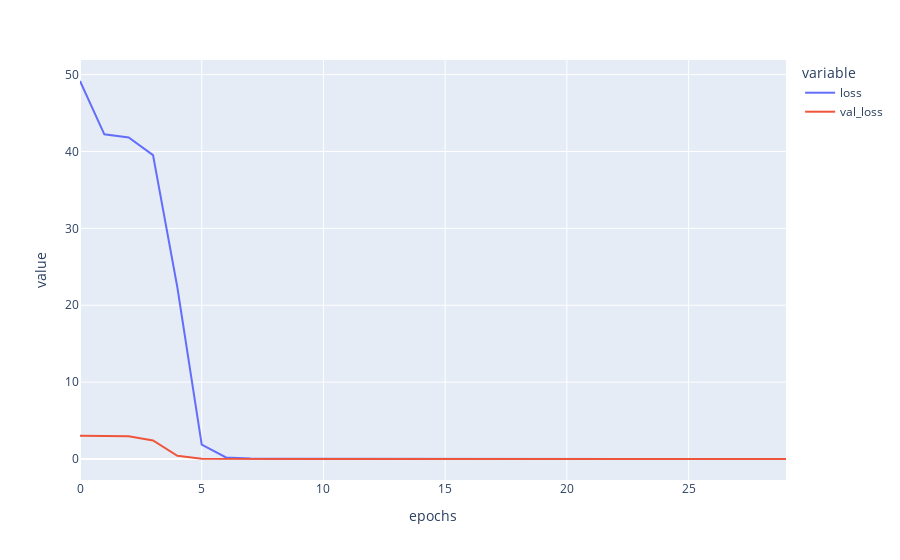

The notebook cell saved with this chart:
### Code cell
plot_df ={'loss': loss,
          'val_loss': val_loss,
         'epochs': np.arange(len(loss))}

fig = px.line(plot_df, x='epochs', y=['loss', 'val_loss'])
fig.show()

### Figure 1 — Plotly figure (JSON) as saved in the notebook; plotly's stock layout.template omitted (floating-point values rounded to 4 significant figures)
{"data": [{"hovertemplate": "variable=loss<br>epochs=%{x}<br>value=%{y}<extra></extra>", "legendgroup": "loss", "line": {"color": "#636efa", "dash": "solid"}, "marker": {"symbol": "circle"}, "mode": "lines", "name": "loss", "orientation": "v", "showlegend": true, "type": "scatter", "x": [0, 1, 2, 3, 4, 5, 6, 7, 8, 9, 10, 11, 12, 13, 14, 15, 16, 17, 18, 19, 20, 21, 22, 23, 24, 25, 26, 27, 28, 29], "xaxis": "x", "y": [49.17, 42.23, 41.82, 39.53, 22.31, 1.866, 0.2015, 0.0526, 0.02704, 0.01926, 0.01426, 0.01083, 0.008808, 0.007222, 0.006098, 0.00519, 0.004518, 0.003995, 0.003541, 0.003192, 0.002885, 0.002625, 0.002367, 0.002172, 0.00201, 0.001854, 0.001713, 0.001591, 0.001516, 0.001454], "yaxis": "y"}, {"hovertemplate": "variable=val_loss<br>epochs=%{x}<br>value=%{y}<extra></extra>", "legendgroup": "val_loss", "line": {"color": "#EF553B", "dash": "solid"}, "marker": {"symbol": "circle"}, "mode": "lines", "name": "val_loss", "orientation": "v", "showlegend": true, "type": "scatter", "x": [0, 1, 2, 3, 4, 5, 6, 7, 8, 9, 10, 11, 12, 13, 14, 15, 16, 17, 18, 19, 20, 21, 22, 23, 24, 25, 26, 27, 28, 29], "xaxis": "x", "y": [3.019, 3.009, 2.951, 2.404, 0.42, 0.03003, 0.005933, 0.002327, 0.001675, 0.001098, 0.0008346, 0.0006806, 0.0005559, 0.0004659, 0.0003911, 0.0003527, 0.0002926, 0.0002617, 0.0002374, 0.0002183, 0.0001923, 0.0001799, 0.0001565, 0.0001537, 0.0001342, 0.0001256, 0.000115, 0.0001081, 0.0001058, 0.0001225], "yaxis": "y"}], "layout": {"legend": {"title": {"text": "variable"}, "tracegroupgap": 0}, "margin": {"t": 60}, "xaxis": {"anchor": "y", "domain": [0, 1], "title": {"text": "epochs"}}, "yaxis": {"anchor": "x", "domain": [0, 1], "title": {"text": "value"}}}}
